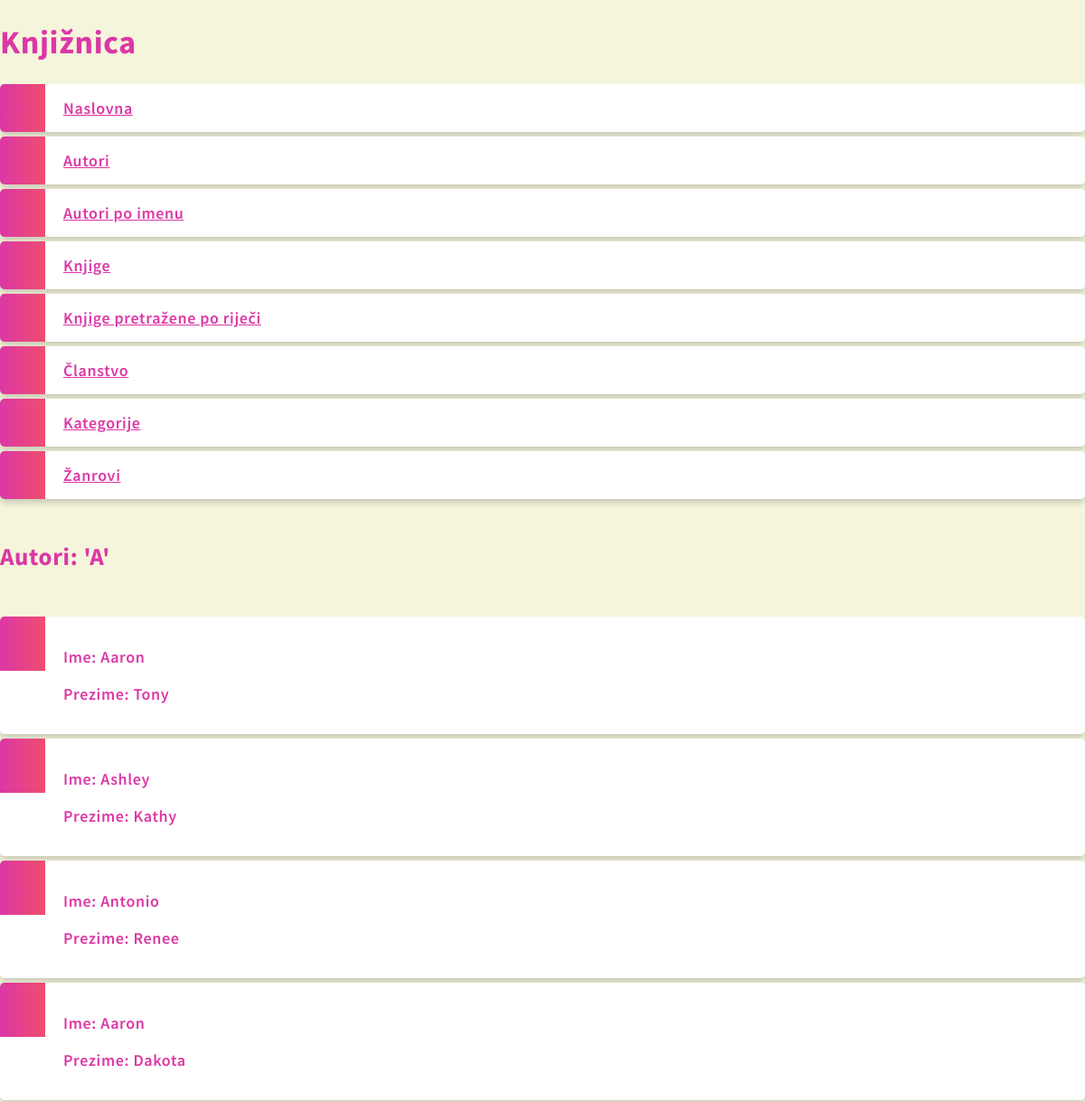
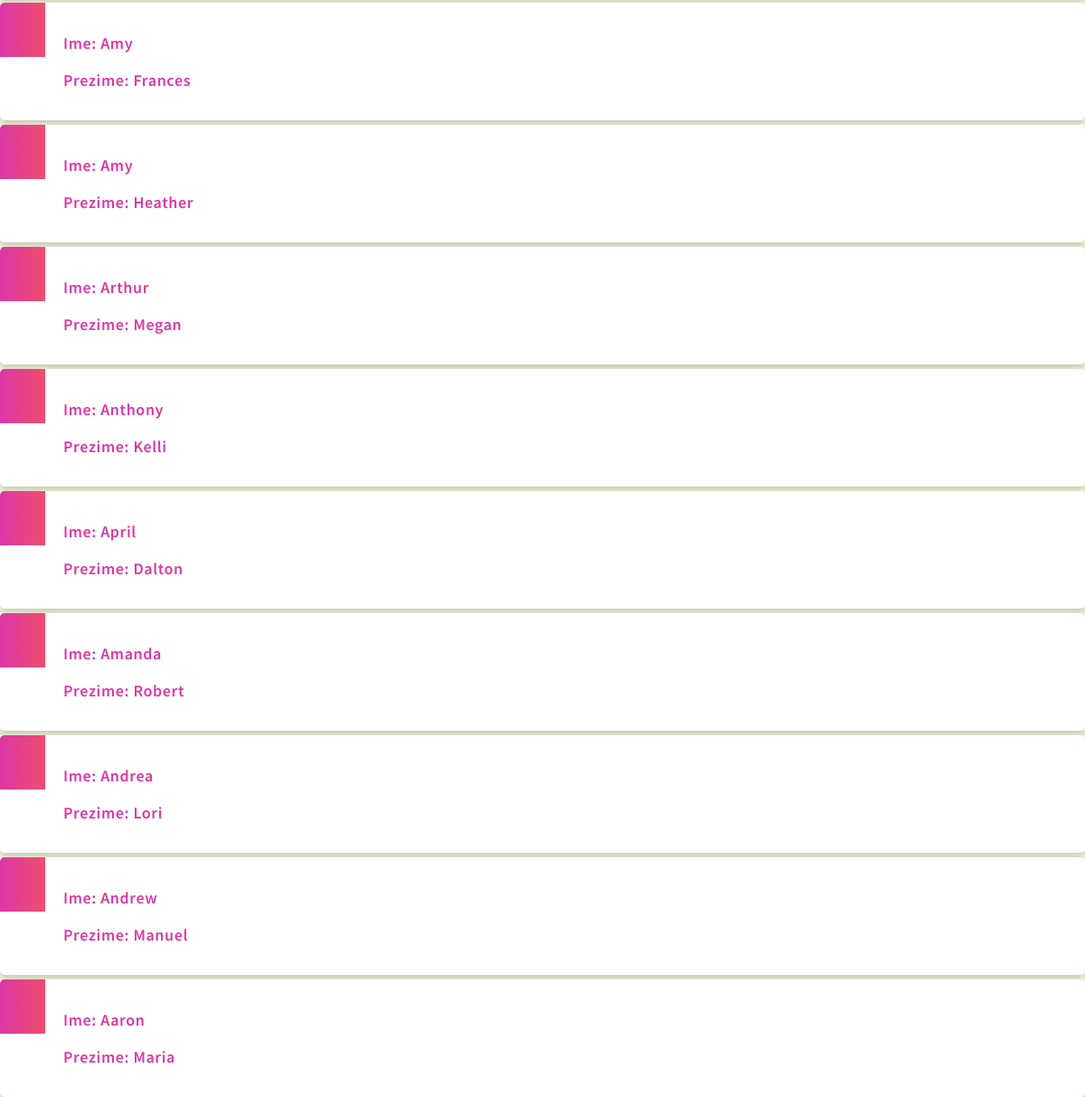
Page /AutoriIme on the committed database (2 pictures, top to bottom).
### main/models.py (models this page shows, shortened)
class autor(models.Model):
    ime = models.CharField(max_length=20)
    prezime = models.CharField(max_length=30)
    titula = models.CharField(max_length=10)
    predgovor = models.TextField()

### main/views.py (the view)
# urls.py: path("AutoriIme", AutoriIme),
def AutoriIme(request):
    AutoriIme = autor.objects.filter(ime__startswith='A')
    context = {'AutoriIme': AutoriIme}
    return render(request, 'main/AutoriIme.html', context=context)

### templates/main/AutoriIme.html
{% extends 'homepage.html' %}
{% load static %}
{% block content %}
<br>
<h2>Autori: 'A'</h2>
<br>
<ul>
    {% for a in AutoriIme %}
        <li>
            <p>Ime: {{ a.ime }}<br></p>
            <p>Prezime: {{ a.prezime }}<br></p>
        </li>
    {% endfor %}
</ul>
{% endblock %}

### templates/homepage.html (shortened to what this page needs)
<!DOCTYPE html>
<html>
<head>
{% load static %}
    <link rel="stylesheet" type="text/css" href="{% static 'style.css' %}">
</head>
<body>
    <h1>Knjižnica</h1>
    <div id="sidebar">
        {% block sidebar %}
        <ul>
            <li><a href="">Naslovna</a></liv>
            <li><a href="/Autori">Autori</a></liv>
            <li><a href="/AutoriIme">Autori po imenu</a></liv>
            <li><a href="/Knjigas">Knjige</a></liv>
            <li><a href="/KnjigePretraga">Knjige pretražene po riječi</a></liv>
            <li><a href="/Clanstvos">Članstvo</a></liv>
            <li><a href="/Kategorijas">Kategorije</a></liv>
            <li><a href="/Zanrs">Žanrovi</a></liv>
        </ul>
        {% endblock %}
    </div>
    <div class="content">
        {% block content %}
        {% endblock %}
    </div>
</body>
</html>

### main/static/style.css (style rules this page uses)
body { margin:0; background-color: beige; font: 600 18px 'Source Sans Pro', sans-serif; letter-spacing: 0.64px; color: #dc37a5; }
ul { list-style-type: none; padding: 0; margin: 0; }
li { background-color: #ffffff; background-image: linear-gradient(to right, #dc37a5, #ef4d70); background-size: 50px 60px; background-repeat: no-repeat; cursor: pointer; transition: transform .25s; border-radius: 5px; box-shadow: 0 5px 7px -1px rgba(51, 51, 51, 0.23); padding: 15px; padding-left: 70px; margin-top: 5px; }
a:link, a:visited { color: #dc37a5; }

### rows in the picture
autor: ime "Aaron", prezime "Tony"
autor: ime "Ashley", prezime "Kathy"
autor: ime "Antonio", prezime "Renee"
autor: ime "Aaron", prezime "Dakota"
autor: ime "Amy", prezime "Frances"
autor: ime "Amy", prezime "Heather"
autor: ime "Arthur", prezime "Megan"
autor: ime "Anthony", prezime "Kelli"
autor: ime "April", prezime "Dalton"
autor: ime "Amanda", prezime "Robert"
autor: ime "Andrea", prezime "Lori"
autor: ime "Andrew", prezime "Manuel"
autor: ime "Aaron", prezime "Maria"
